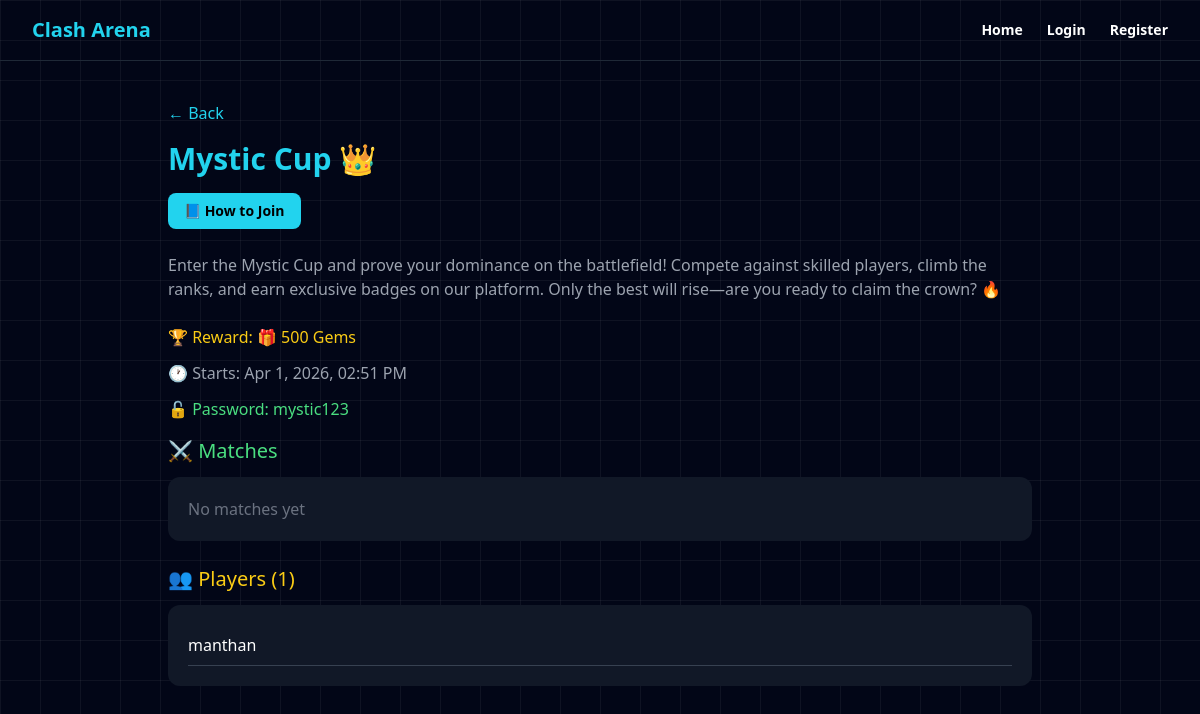
/tournament/7/, run on the app's committed database.
### core/models.py (models this page shows, shortened)
class Tournament(models.Model):
    STATUS_CHOICES = [
        ('upcoming', 'Upcoming'),
        ('ongoing', 'Ongoing'),
        ('completed', 'Completed'),
        ('cancelled', 'Cancelled'),
    ]
    REWARD_TYPE_CHOICES = [
        ('cash', 'Cash'),
        ('gift_card', 'Gift Card'),
        ('ingame', 'In-Game Item'),
        ('other', 'Other'),
    ]
    name = models.CharField(max_length=100)
    description = models.TextField()
    rules = models.TextField(blank=True, null=True)
    creator = models.ForeignKey(User, on_delete=models.CASCADE)
    password = models.CharField(max_length=50, blank=True, null=True)
    reward = models.CharField(max_length=100, blank=True)
    reward_type = models.CharField(max_length=20, choices=REWARD_TYPE_CHOICES, default='other')
    start_time = models.DateTimeField()
    join_deadline = models.DateTimeField(null=True, blank=True)
    proof_image = models.ImageField(upload_to='proofs/', blank=True, null=True)
    created_at = models.DateTimeField(auto_now_add=True)
    is_paid = models.BooleanField(default=False)
    entry_fee = models.DecimalField(max_digits=10, decimal_places=2, default=0.00)
    min_players = models.IntegerField(default=2)
    max_players = models.IntegerField(default=100)
    prize_pool = models.DecimalField(max_digits=10, decimal_places=2, default=0.00)
    show_participants = models.BooleanField(default=True)
    status = models.CharField(max_length=20, choices=STATUS_CHOICES, default='upcoming')

class Participant(models.Model):
    user = models.ForeignKey(User, on_delete=models.CASCADE)
    tournament = models.ForeignKey(Tournament, on_delete=models.CASCADE)
    joined_at = models.DateTimeField(auto_now_add=True)
    fee_paid = models.BooleanField(default=False)
    class Meta:
        unique_together = ('user', 'tournament')

### core/views.py (the view)
# urls.py: path('tournament/<int:tournament_id>/', tournament_detail, name='tournament_detail'),
def tournament_detail(request, tournament_id):
    tournament = get_object_or_404(Tournament, id=tournament_id)
    participants = Participant.objects.filter(tournament=tournament)
    matches = Match.objects.filter(tournament=tournament)
    now = localtime()
    count = participants.count()
    show_password = False
    if tournament.start_time:
        if now >= tournament.start_time - timedelta(minutes=10):
            show_password = True
    joined_tournaments = []
    if request.user.is_authenticated:
        joined_tournaments = Participant.objects.filter(
            user=request.user
        ).values_list('tournament_id', flat=True)
    prize_pool = tournament.entry_fee * count if tournament.is_paid else None
    return render(request, 'tournament_detail.html', {
        'tournament': tournament,
        'participants': participants,
        'matches': matches,
        'show_password': show_password,
        'joined_tournaments': joined_tournaments,
        'count': count,
        'prize_pool': prize_pool
    })

### templates/tournament_detail.html (shortened to what this page needs)
{% extends "base.html" %}
{% load static %}
{% block content %}
<div class="max-w-4xl mx-auto px-4 py-10">
    <a href="/" class="text-cyan-400 hover:underline mb-4 inline-block">← Back</a>
    <div class="mb-6">
        <h1 class="text-3xl font-bold text-cyan-400 mb-4">{{ tournament.name }}</h1>
        <div class="flex flex-wrap gap-2">
            <button onclick="openGuide()"
                class="bg-cyan-400 text-black px-4 py-2 rounded-lg font-bold text-sm hover:bg-cyan-300 transition">
                📘 How to Join
            </button>
        </div>
    </div>
    <p class="text-gray-400 mb-6">{{ tournament.description }}</p>
    {% if tournament.reward %}
    <p class="text-yellow-400 mb-3">🏆 Reward: {{ tournament.reward }}</p>
    {% endif %}
    {% if tournament.start_time %}
    <p class="text-gray-400 mb-3">🕐 Starts: <span class="local-time" data-utc="{{ tournament.start_time|date:'c' }}"></span></p>
    {% endif %}
    {% if tournament.password and tournament.id not in joined_tournaments %}
        {% if show_password %}
            <p class="text-green-400 mb-4">🔓 Password: {{ tournament.password }}</p>
        {% else %}
            <p class="text-yellow-400 mb-4">🔒 Password unlocks 10 minutes before start</p>
        {% endif %}
    {% endif %}
    <h2 class="text-xl text-green-400 mb-3">⚔️ Matches</h2>
    <div class="bg-gray-900 rounded-xl p-5 mb-6">
        {% for match in matches %}
            <div class="flex justify-between border-b border-gray-700 py-3">
                <span>{{ match.player1.username }}</span>
                <span class="text-gray-500">vs</span>
                <span>{{ match.player2.username }}</span>
            </div>
        {% empty %}
            <p class="text-gray-500">No matches yet</p>
        {% endfor %}
    </div>
    <h2 class="text-xl text-yellow-400 mb-3">👥 Players ({{ participants|length }})</h2>
    <div class="bg-gray-900 rounded-xl p-5">
        {% for p in participants %}
            <div class="border-b border-gray-700 py-2">{{ p.user.username }}</div>
        {% empty %}
            <p class="text-gray-500">No players yet</p>
        {% endfor %}
    </div>
</div>
{% endblock %}

### templates/base.html (style rules this page uses)
html, body { overflow: hidden; height: 100%; }
body { background-color: #020617; background-image: linear-gradient(rgba(255, 255, 255, 0.05) 1px, transparent 1px), linear-gradient(90deg, rgba(255, 255, 255, 0.05) 1px, transparent 1px); background-size: 40px 40px; }

### data on the page
Tournament: name "Mystic Cup 👑", description "Enter the Mystic Cup and prove your dominance on the battlefield! Compete against skilled players, climb the ranks, and earn exclusive badges on our platform. Only the best will rise—are you ready to claim the crown? 🔥", reward "🎁 500 Gems", password "mystic123"
Participant: user.username "manthan"

### other printed values
{{ participants|length }} "1"
